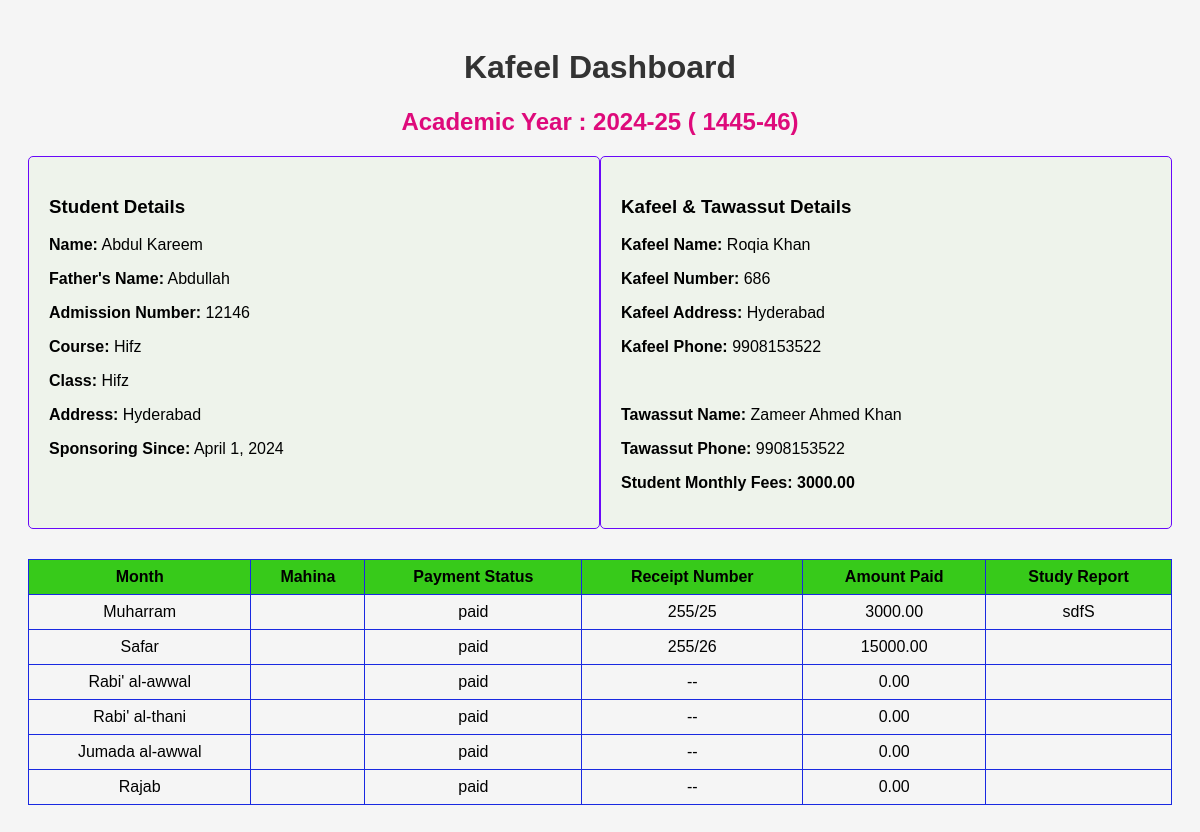
Page /complete_details/12146/12146/ on the committed database.
### kifalat/models.py (models this page shows, shortened)
class Student(models.Model):
    admission_number = models.CharField(max_length=20, primary_key=True)
    name = models.CharField(max_length=255)
    father_name = models.CharField(max_length=255)
    phone = models.CharField(max_length=10)
    address = models.TextField()
    course = models.ForeignKey(Course, on_delete=models.CASCADE)
    class_field = models.ForeignKey(Class, on_delete=models.CASCADE)
    section = models.ForeignKey(Section, on_delete=models.CASCADE)
    kafeel = models.ForeignKey(Kafeel, on_delete=models.CASCADE)
    sponsoring_since = models.DateField(null=True)
    monthly_fees = models.DecimalField(max_digits=10, decimal_places=2, default=0.0)
    total_fees = models.DecimalField(max_digits=10, decimal_places=2, default=0.0)
    STATUS_CHOICES = [
        ('Active', 'Active'),
        ('Deactive', 'Deactive'),
        ('Dropped Out', 'Dropped Out'),
        ('Course Complete', 'Course Complete'),
    ]
    status = models.CharField(max_length=20, choices=STATUS_CHOICES, default='Active')

class Course(models.Model):
    name = models.CharField(max_length=255)
    def __str__(self):
        return self.name

class Class(models.Model):
    name = models.CharField(max_length=255)
    def __str__(self):
        return self.name

class Kafeel(models.Model):
    number = models.IntegerField(unique=True, primary_key=True)
    name = models.CharField(max_length=255)
    phone = models.CharField(max_length=10)
    address = models.TextField()
    tawassut = models.ForeignKey(Tawassut, on_delete=models.SET_NULL, null=True)
    STATUS_CHOICES = [
        ('Active', 'Active'),
        ('Deactive', 'Deactive'),
    ]
    status = models.CharField(max_length=20, choices=STATUS_CHOICES, default='Active')
    monthly_amount = models.DecimalField(max_digits=10, decimal_places=2, default=0.0)
    def __str__(self):
        return self.name

class Tawassut(models.Model):
    name = models.CharField(max_length=255)
    phone = models.CharField(max_length=10)
    address = models.TextField()

class Record(models.Model):
    month_CHOICES = [
        ('Muharram', 'Muharram'),
        ('Safar', 'Safar'),
        ('Rabi\' al-awwal', 'Rabi\' al-awwal'),
        ('Rabi\' al-thani', 'Rabi\' al-thani'),
        ('Jumada al-awwal', 'Jumada al-awwal'),
        ('Jumada al-thani', 'Jumada al-thani'),
        ('Rajab', 'Rajab'),
        ('Sha\'ban', 'Sha\'ban'),
        ('Ramadan', 'Ramadan'),
        ('Shawwal', 'Shawwal'),
        ('Dhu al-Qi\'dah', 'Dhu al-Qi\'dah'),
        ('Dhu al-Hijjah', 'Dhu al-Hijjah'),
    ]
    student = models.ForeignKey('Student', on_delete=models.CASCADE)
    month = models.CharField(max_length=20, choices=month_CHOICES)
    receipt_number = models.CharField(max_length=255, blank=True, default='--')
    amount_paid = models.DecimalField(max_digits=10, decimal_places=2, null=True, blank=True, default=0)
    study_report = models.TextField(max_length=255, blank=True, default='')
    paid_date = models.DateField(null=True, blank=True)
    payment_status = models.CharField(max_length=10, choices=[
        ('paid', 'Paid'),
        ('unpaid', 'Unpaid'),
    ], default='unpaid', blank=False)

### kifalat/views.py (the view)
# urls.py: path('complete_details/<int:kafeel_id>/<int:admission_number>/', complete_details, name='complete_details'),
def complete_details(request, kafeel_id, admission_number):
    student = get_object_or_404(Student, admission_number=admission_number)
    records = Record.objects.filter(student=student)
    return render(request, 'complete_details.html', {'student': student, 'records': records})

### kifalat/templates/complete_details.html (shortened to what this page needs)
<!DOCTYPE html>
<html lang="en">
<head>
</head>
<body>
    <h1>Kafeel Dashboard  {{ kafeel.number }} </h1>
    <h2>Academic Year  : 2024-25  ( 1445-46)</h2>
    <div class="student-details-section">
        <div class="student-details-card">
            <h3>Student Details</h3>
            <p><strong>Name:</strong> {{ student.name }}</p>
            <p><strong>Father's Name:</strong> {{ student.father_name }}</p>
            <p><strong>Admission Number:</strong> {{ student.admission_number }}</p>
            <p><strong>Course:</strong> {{ student.course }}</p>
            <p><strong>Class:</strong> {{ student.class_field}}</p>
            <p><strong>Address:</strong> {{ student.address }}</p>
            <p><strong>Sponsoring Since:</strong> {{ student.sponsoring_since }}</p>
        </div>
        <div class="student-details-card">
            <h3>Kafeel & Tawassut Details</h3>
            <p><strong>Kafeel Name:</strong> {{ student.kafeel }}</p>
            <p><strong>Kafeel Number:</strong> {{ student.kafeel.number }}</p>
            <p><strong>Kafeel Address:</strong> {{ student.kafeel.address }}</p>
            <p><strong>Kafeel Phone:</strong> {{ student.kafeel.phone }}</p>
            <br>
            <p><strong>Tawassut Name:</strong> {{ student.kafeel.tawassut.name }}</p>
            <p><strong>Tawassut Phone:</strong> {{ student.kafeel.tawassut.phone }}</p>
            <p><strong>Student Monthly Fees:</strong> <strong>{{ student.monthly_fees }}</strong></p>
        </div>
    </div>
<table class="monthly-progress-table">
    <thead>
        <tr>
            <th>Month</th>
            <th>Mahina</th>
            <th>Payment Status</th>
            <th>Receipt Number</th>
            <th>Amount Paid</th>
            <th>Study Report</th>
        </tr>
    </thead>
    <tbody>
        {% for record in  records %}
        <tr>
            <td>{{ record.month }}</td>
            <td>{{ record.mahina }}</td>
            <td>{{ record.payment_status }}</td>
            <td>{{ record.receipt_number }}</td>
            <td>{{ record.amount_paid }}</td>
            <td>{{ record.study_report }}</td>
        </tr>
        {% endfor %}
    </tbody>
</table>

### kifalat/templates/complete_details.html (style rules this page uses)
body { font-family: Arial, sans-serif; padding: 20px; background-color: #f5f5f5; }
h1 { color: #333; text-align: center; }
h2 { color: #de0a7b; text-align: center; }
.student-details-section { margin-top: 20px; display: flex; justify-content: space-between; }
.student-details-card { width: 48%; background-color: #eef3eb; border: 1px solid #6908f9; border-radius: 5px; padding: 20px; margin-bottom: 20px; }
.monthly-progress-table { width: 100%; border-collapse: collapse; margin-top: 10px; }
.monthly-progress-table th, .monthly-progress-table td { padding: 8px; border: 1px solid #1929e1; text-align: center; }
.monthly-progress-table th { background-color: #37ca1a; }

### rows in the picture
Student: name "Abdul Kareem", father_name "Abdullah", admission_number "12146", course "Hifz", class_field "Hifz", address "Hyderabad", sponsoring_since "April 1, 2024", kafeel "Roqia Khan", kafeel.number "686", kafeel.address "Hyderabad", kafeel.phone "9908153522", kafeel.tawassut.name "Zameer Ahmed Khan", kafeel.tawassut.phone "9908153522", monthly_fees "3000.00"
Record: month "Muharram", payment_status "paid", receipt_number "255/25", amount_paid "3000.00", study_report "sdfS"
Record: month "Safar", payment_status "paid", receipt_number "255/26", amount_paid "15000.00"
Record: month "Rabi' al-awwal", payment_status "paid", receipt_number "--", amount_paid "0.00"
Record: month "Rabi' al-thani", payment_status "paid", receipt_number "--", amount_paid "0.00"
Record: month "Jumada al-awwal", payment_status "paid", receipt_number "--", amount_paid "0.00"
Record: month "Rajab", payment_status "paid", receipt_number "--", amount_paid "0.00"
